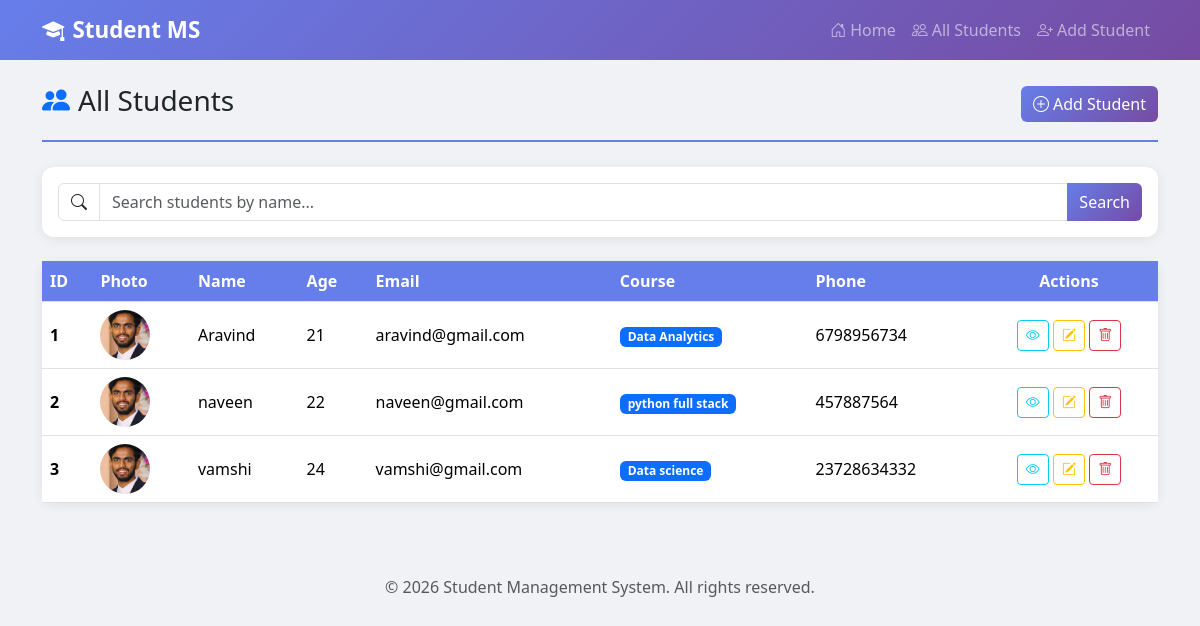
The page /get_all_std/ on the database as committed earlier.
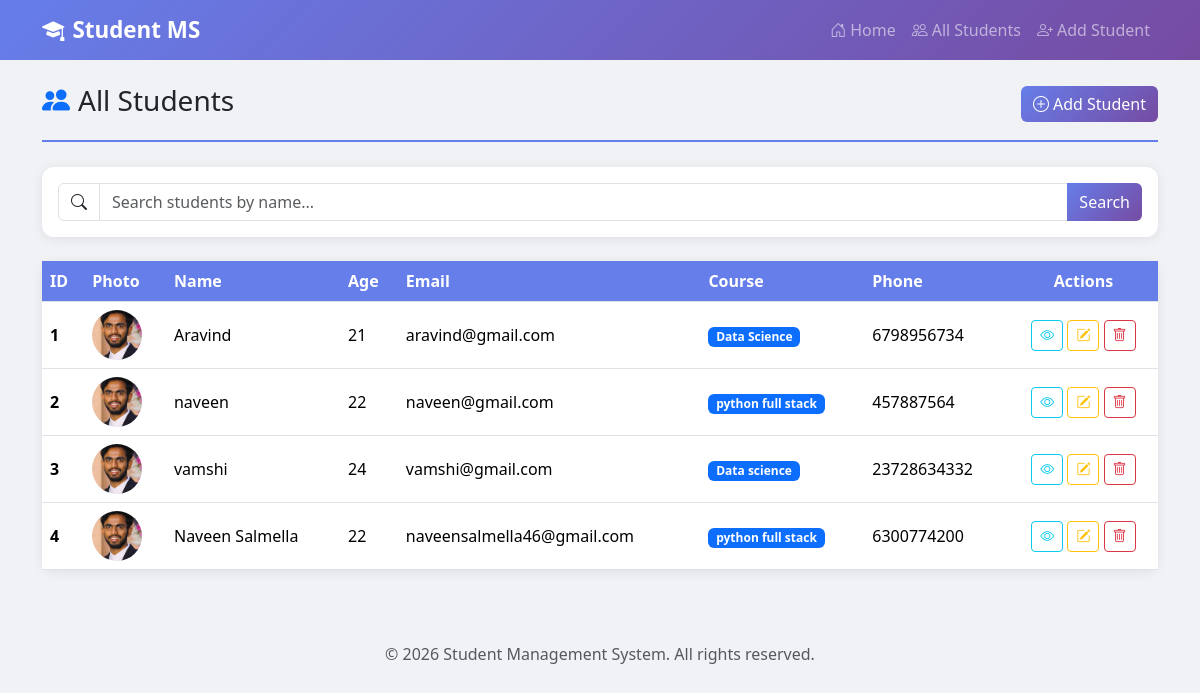
The same page on the database as committed later.
### app/models.py (models this page shows, shortened)
class Student(models.Model):
    name = models.CharField(max_length=50)
    age = models.PositiveIntegerField()
    email = models.EmailField(unique=True)
    course = models.CharField(max_length=100,default="python")
    phone = models.CharField(max_length=50)
    image = models.ImageField(upload_to="profile/")

### app/views.py (the view)
# urls.py: path("get_all_std/",get_all_std,name="get_all_std"),
def get_all_std(request):
    query = request.GET.get("q","")
    if query:
        get_data = Student.objects.filter(name__icontains=query)
    else:
        get_data = Student.objects.all()
    return render(request,"std_list.html",{"get_data":get_data,"query":query})

### app/templates/std_list.html (shortened to what this page needs)
{% extends "base.html" %}
{% block content %}
<div class="d-flex justify-content-between align-items-center page-header">
    <h3><i class="bi bi-people-fill text-primary me-2"></i>All Students</h3>
    <a href="{% url 'add_student' %}" class="btn btn-primary">
        <i class="bi bi-plus-circle me-1"></i>Add Student
    </a>
</div>
<div class="card p-3 mb-4">
    <form method="GET" action="{% url 'get_all_std' %}">
        <div class="input-group">
            <span class="input-group-text bg-white"><i class="bi bi-search"></i></span>
            <input type="text" name="q" class="form-control" placeholder="Search students by name..." value="{{ query }}">
            <button type="submit" class="btn btn-primary">Search</button>
        </div>
    </form>
</div>
<div class="card">
    <div class="card-body p-0">
        {% if get_data %}
        <div class="table-responsive">
            <table class="table table-hover mb-0 align-middle">
                <thead>
                    <tr>
                        <th>ID</th>
                        <th>Photo</th>
                        <th>Name</th>
                        <th>Age</th>
                        <th>Email</th>
                        <th>Course</th>
                        <th>Phone</th>
                        <th class="text-center">Actions</th>
                    </tr>
                </thead>
                <tbody>
                    {% for std in get_data %}
                    <tr>
                        <td><strong>{{ std.id }}</strong></td>
                        <td>
                            {% if std.image %}
                            <img src="{{ std.image.url }}" class="student-img" alt="{{ std.name }}">
                            {% else %}
                            <i class="bi bi-person-circle" style="font-size:2rem;color:#ccc;"></i>
                            {% endif %}
                        </td>
                        <td>{{ std.name }}</td>
                        <td>{{ std.age }}</td>
                        <td>{{ std.email }}</td>
                        <td><span class="badge bg-primary">{{ std.course }}</span></td>
                        <td>{{ std.phone }}</td>
                        <td class="text-center">
                            <a href="{% url 'get_single_std' std.id %}" class="btn btn-sm btn-outline-info" title="View">
                                <i class="bi bi-eye"></i>
                            </a>
                            <a href="{% url 'update_student' std.id %}" class="btn btn-sm btn-outline-warning" title="Edit">
                                <i class="bi bi-pencil-square"></i>
                            </a>
                            <a href="{% url 'delete_student' std.id %}" class="btn btn-sm btn-outline-danger" title="Delete">
                                <i class="bi bi-trash"></i>
                            </a>
                        </td>
                    </tr>
                    {% endfor %}
                </tbody>
            </table>
        </div>
        {% else %}
        <div class="text-center py-5">
            <i class="bi bi-inbox text-muted" style="font-size:3rem;"></i>
            <p class="text-muted mt-2">No students found.</p>
            <a href="{% url 'add_student' %}" class="btn btn-primary mt-2">Add First Student</a>
        </div>
        {% endif %}
    </div>
</div>
{% endblock %}

### app/templates/base.html (shortened to what this page needs)
<!DOCTYPE html>
<html lang="en">
<head>
    <link href="https://cdn.jsdelivr.net/npm/bootstrap@5.3.3/dist/css/bootstrap.min.css" rel="stylesheet">
    <link href="https://cdn.jsdelivr.net/npm/bootstrap-icons@1.11.3/font/bootstrap-icons.min.css" rel="stylesheet">
</head>
<body>
    <nav class="navbar navbar-expand-lg navbar-dark mb-4">
        <div class="container">
            <a class="navbar-brand" href="{% url 'home' %}">
                <i class="bi bi-mortarboard-fill me-2"></i>Student MS
            </a>
            <div class="collapse navbar-collapse" id="navbarNav">
                <ul class="navbar-nav ms-auto">
                    <li class="nav-item">
                        <a class="nav-link" href="{% url 'home' %}"><i class="bi bi-house-door me-1"></i>Home</a>
                    </li>
                    <li class="nav-item">
                        <a class="nav-link" href="{% url 'get_all_std' %}"><i class="bi bi-people me-1"></i>All Students</a>
                    </li>
                    <li class="nav-item">
                        <a class="nav-link" href="{% url 'add_student' %}"><i class="bi bi-person-plus me-1"></i>Add Student</a>
                    </li>
                </ul>
            </div>
        </div>
    </nav>
    <div class="container">
        {% block content %}
        {% endblock %}
    </div>
    <footer class="text-center text-muted py-4 mt-5">
        <p>&copy; 2026 Student Management System. All rights reserved.</p>
    </footer>
</body>
</html>

### app/templates/base.html (style rules this page uses)
body { background-color: #f0f2f5; font-family: 'Segoe UI', Tahoma, Geneva, Verdana, sans-serif; }
.navbar { background: linear-gradient(135deg, #667eea 0%, #764ba2 100%); }
.navbar-brand { font-weight: 700; font-size: 1.4rem; }
.card { border: none; border-radius: 12px; box-shadow: 0 2px 12px rgba(0,0,0,0.08); }
.btn-primary { background: linear-gradient(135deg, #667eea 0%, #764ba2 100%); border: none; }
.table th { background-color: #667eea; color: white; font-weight: 600; }
.page-header { margin-bottom: 25px; padding-bottom: 15px; border-bottom: 2px solid #667eea; }
.student-img { width: 50px; height: 50px; object-fit: cover; border-radius: 50%; }

Rows that differ between the two databases and show on the page:
changed Student "Aravind": course "Data Analytics" → "Data Science"
added Student: id "4", image (picture), name "Naveen Salmella", age "22", email "naveensalmella46@gmail.com", course "python full stack", phone "6300774200"
